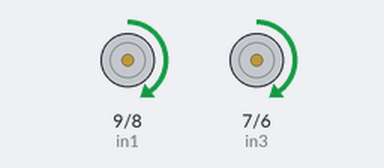
The sketch below on a simulated Arduino Uno, built with avr-gcc and run on an emulated ATmega328P. On the bench: motor-driver pin pairs drawn as motors (green arrow = first pin HIGH = forward, orange = second pin HIGH = backward, longer = more drive, scaled by the enable pin).

Above: at 1.0 s.
At 3.0 s:
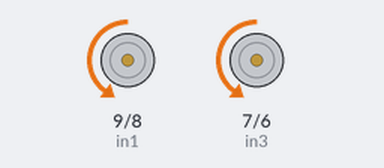
Timing chart, 0 to 5.2 s (numbered marks = the images above):
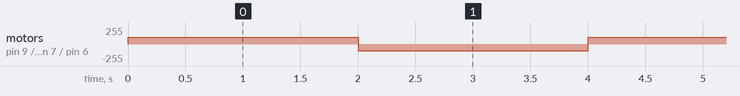

Measured:
- by itself, motor on pin 9 (in1) / pin 8 (in2), motor on pin 7 (in3) / pin 6 (in4): alternates forward 100/255 for 2.0 s and backward 100/255 for 2.0 s

The sketch:

test_motor.ino
```cpp
// motor one
int enA = 10;
int in1 = 9;
int in2 = 8;

// motor two
int enB = 5;
int in3 = 7;
int in4 = 6;

void setup() {
  // set all the motor control pins to outputs
  pinMode(enA, OUTPUT);
  pinMode(enB, OUTPUT);
  pinMode(in1, OUTPUT);
  pinMode(in2, OUTPUT);
  pinMode(in3, OUTPUT);
  pinMode(in4, OUTPUT);
}

void loop() {
  // this function will run the motors in both directions at a fixed speed
  // turn on motor A
  digitalWrite(in1, HIGH);
  digitalWrite(in2, LOW);

  // set speed to 200 out of possible range 0~255
  analogWrite(enA, 100);
  // turn on motor B
  digitalWrite(in3, HIGH);
  digitalWrite(in4, LOW);
  // set speed to 200 out of possible range 0~255
  analogWrite(enB, 100);
  delay(2000);

  // now change motor directions
  digitalWrite(in1, LOW);
  digitalWrite(in2, HIGH);
  digitalWrite(in3, LOW);
  digitalWrite(in4, HIGH);
  delay(2000);

  // now turn off motors
  digitalWrite(in1, LOW);
  digitalWrite(in2, LOW);
  digitalWrite(in3, LOW);
  digitalWrite(in4, LOW);
}
```
